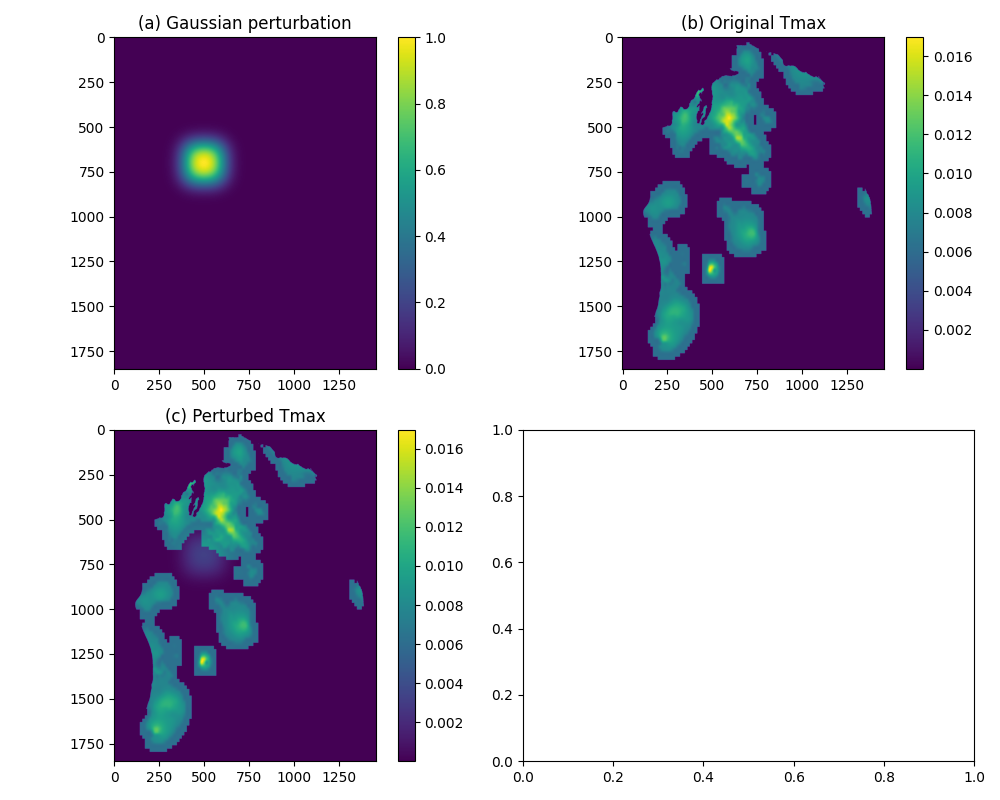

Write Python code to recreate this figure.
#!/usr/bin/env python3
import sys
import os
import numpy as np
import torch
from torch.utils.data import DataLoader
from scipy import stats
import yaml
import matplotlib.pyplot as plt
import matplotlib.patches as patches
from typing import Union, Tuple
from scipy.ndimage import gaussian_filter
import fiona
import rasterio
from rasterio.features import geometry_mask
from rasterio.transform import Affine
# Ensure project root is on path
sys.path.append(os.path.abspath(os.path.join(os.path.dirname(__file__), '../../')))
from data_loader import HDF5Dataset
from model import CNN_LSTM

import pandas as pd
import geopandas as gpd

os.environ['CUDA_VISIBLE_DEVICES'] = '0,1,2,3'


def load_yaml_config(file_path):
    with open(file_path, 'r') as f:
        return yaml.safe_load(f)

# Load YAML configuration globally
config = load_yaml_config('../../config/config.yaml')


def create_gaussian_mask(
    shape: Tuple[int,int],
    center: Tuple[int,int],
    sigma: Union[float, Tuple[float,float]],
    amplitude: float = 1.0
) -> np.ndarray:
    """Generate a 2D Gaussian mask."""
    H, W = shape
    # Unpack sigma
    try:
        sigma_y, sigma_x = sigma  # type: ignore
    except Exception:
        sigma_y = sigma_x = float(sigma)  # type: ignore
    y = np.arange(H)[:, None]
    x = np.arange(W)[None, :]
    gauss = np.exp(
        -(((y - center[0])**2)/(2*sigma_y**2)
          +((x - center[1])**2)/(2*sigma_x**2))
    )
    gauss *= amplitude/gauss.max()
    phi = np.random.choice([-1,1])
    return gauss * phi

def create_gaussian_patch_mask(
    shape: Tuple[int, int],
    center: Tuple[int, int],
    patch_size: int = 11,
    sigma: Union[float, Tuple[float, float]] = 1.5,
    amplitude: float = 1.0
) -> np.ndarray:
    """
    Create a small square patch centered at 'center', then smooth with a Gaussian filter
    allowing different std dev in y and x directions.

    Parameters
    ----------
    shape : (H, W)
    center: (y, x)
    patch_size: side length of square patch in pixels
    sigma: float or (sigma_y, sigma_x) standard deviations for Gaussian filter
    amplitude: peak perturbation magnitude

    Returns
    -------
    mask : np.ndarray of shape (H, W)
    """
    H, W = shape
    mask = np.zeros((H, W), dtype=float)
    half = patch_size // 2
    y0, x0 = center
    # define patch region
    y1 = max(0, y0 - half)
    y2 = min(H, y0 + half + 1)
    x1 = max(0, x0 - half)
    x2 = min(W, x0 + half + 1)
    mask[y1:y2, x1:x2] = 1.0

    # unpack anisotropic sigma
    try:
        sigma_y, sigma_x = sigma  # type: ignore
    except Exception:
        sigma_y = sigma_x = float(sigma)  # type: ignore

    # apply Gaussian smoothing with separate y/x std devs
    mask = gaussian_filter(mask, sigma=(sigma_y, sigma_x))

    # normalize to amplitude
    max_val = mask.max()
    if max_val > 0:
        mask = mask * (amplitude / max_val)

    # random sign flip
    # mask *= np.random.choice([-1, 1])
    return mask

def apply_gaussian_perturbation(
    data: np.ndarray,
    center: Tuple[int, int],
    sigma: Union[float, Tuple[float, float]],
    patch_size: int = 0,
    amplitude: float = 1.0
) -> np.ndarray:
    """Apply a 2D Gaussian perturbation mask to 4D or 5D climate data."""
    mask = create_gaussian_patch_mask(data.shape[-2:], center, patch_size, sigma, amplitude)
    # scale mask by data std to reflect one std deviation in normalized units
    data_std = data.std()
    scaled_mask = mask * data_std
    if data.ndim == 4:
        # (batch, time, H, W)
        return data + scaled_mask[None, None, :, :], mask
    elif data.ndim == 5:
        # (batch, time, channels, H, W)
        return data + scaled_mask[None, None, None, :, :], mask
    else:
        raise ValueError("Data array must be 4D or 5D")


def run_inference(model, data_loader, device):
    model.eval()
    outputs = []
    with torch.no_grad():
        for batch in data_loader:
            ppt = batch['ppt'].to(device)
            tmin = batch['tmin'].to(device)
            tmax = batch['tmax'].to(device)
            out = model(ppt, tmin, tmax)
            outputs.append(out.cpu().numpy())
    return np.concatenate(outputs, axis=0)


def calculate_sensitivity(orig: np.ndarray, pert: np.ndarray) -> np.ndarray:
    return np.mean(np.abs(pert - orig), axis=0)


def plot_four_panel(
    mask: np.ndarray,
    original_field: np.ndarray,
    perturbed_field: np.ndarray,
    diff_map: np.ndarray,
    save_path: str
):

    """Plot (a) mask, (b) original, (c) perturbed, (d) diff_map."""
    fig, axes = plt.subplots(2, 2, figsize=(10, 8))
    im0 = axes[0,0].imshow(mask, cmap='viridis')
    axes[0,0].set_title('(a) Gaussian perturbation')
    fig.colorbar(im0, ax=axes[0,0])

    im1 = axes[0,1].imshow(original_field, cmap='viridis')
    axes[0,1].set_title('(b) Original Tmax')
    fig.colorbar(im1, ax=axes[0,1])

    im2 = axes[1,0].imshow(perturbed_field, cmap='viridis')
    axes[1,0].set_title('(c) Perturbed Tmax')
    fig.colorbar(im2, ax=axes[1,0])

    plt.tight_layout()
    plt.savefig(save_path)
    plt.close()
    print(f"Saved 3-panel plot: {save_path}")

def plot_combined_panel(mask: np.ndarray,
                        original_field: np.ndarray,
                        perturbed_field: np.ndarray,
                        sens: np.ndarray,
                        csv_path: str,
                        site_numbers: list,
                        shp_path: str,
                        save_path: str):
    """
    Create a 2x2 panel plot:
      (a) Gaussian perturbation mask,
      (b) Original Tmax field,
      (c) Perturbed Tmax field,
      (d) Sensitivity map overlayed on the shapefile boundary with gauge points.

    Parameters
    ----------
    mask : np.ndarray
        The perturbation mask (2D array).
    original_field : np.ndarray
        The original field (2D array).
    perturbed_field : np.ndarray
        The perturbed field (2D array).
    sens : np.ndarray
        1D array of sensitivity values (shape: (61,)).
    csv_path : str
        Path to the CSV file with USGS gauge locations.
    site_numbers : list
        List of 61 gauge site numbers (integers).
    shp_path : str
        Path to the shapefile.
    save_path : str
        File path to save the resulting plot.
    """
    import matplotlib.pyplot as plt

    # Prepare gauge locations from CSV for panel (d)
    import pandas as pd
    import geopandas as gpd
    df = pd.read_csv(csv_path, dtype={'site_no': str})
    df['site_no_int'] = df['site_no'].astype(int)
    df_filtered = df[df['site_no_int'].isin(site_numbers)]
    lats = []
    lons = []
    for sn in site_numbers:
        row = df_filtered[df_filtered['site_no_int'] == sn]
        if not row.empty:
            lats.append(float(row.iloc[0]['dec_lat_va']))
            lons.append(float(row.iloc[0]['dec_long_v']))
        else:
            lats.append(np.nan)
            lons.append(np.nan)

    # Load shapefile for panel (d)
    gdf = gpd.read_file(shp_path)
    
    # Create 2x2 subplot panel
    fig, axes = plt.subplots(2, 2, figsize=(12, 10))
    
    # Panel (a): Gaussian perturbation mask
    im0 = axes[0,0].imshow(mask, cmap='YlOrBr')
    axes[0,0].set_title('(a) Gaussian Perturbation')
    fig.colorbar(im0, ax=axes[0,0])
    
    # Panel (b): Original Tmax field
    im1 = axes[0,1].imshow(original_field, cmap='YlOrBr')
    axes[0,1].set_title('(b) Original PPT')
    fig.colorbar(im1, ax=axes[0,1])
    
    # Panel (c): Perturbed Tmax field
    im2 = axes[1,0].imshow(perturbed_field, cmap='YlOrBr')
    axes[1,0].set_title('(c) Perturbed PPT')
    fig.colorbar(im2, ax=axes[1,0])
    
    # Panel (d): Sensitivity map with shapefile boundary and gauge points
    # Plot shapefile boundary
    gdf.boundary.plot(ax=axes[1,1], color='black', linewidth=0.3)
    # Plot gauge points colored by sensitivity
    sc = axes[1,1].scatter(lons, lats, c=sens, cmap='hot_r', s=100, edgecolors='k')
    axes[1,1].set_title('(d) Sensitivity Map')
    axes[1,1].set_xlabel('Longitude')
    axes[1,1].set_ylabel('Latitude')
    fig.colorbar(sc, ax=axes[1,1]).set_label('Sensitivity')
    axes[1,1].grid(True)
    # Optionally annotate gauge points
    # for i, (lon, lat) in enumerate(zip(lons, lats)):
    #     axes[1,1].text(lon, lat, f'{sens[i]:.2f}', fontsize=8, ha='right', va='bottom')

    plt.tight_layout()
    plt.savefig(save_path)
    plt.close()
    print(f"Saved combined panel plot: {save_path}")


def main():
    device = torch.device('cuda:3' if torch.cuda.is_available() else 'cpu')
    model = CNN_LSTM().to(device)

    # checkpoint
    checkpoint_path = "/home/talhamuh/water-research/CNN-LSMT/src/cnn_lstm_project/checkpoint/cnn_lstm_global_temporal_extrapolation_61_10y"
    ckpt = torch.load(checkpoint_path, map_location='cpu')
    model.load_state_dict(ckpt['state_dict'])
    model.to(device)
    model.eval()   
    # data
    dataset = HDF5Dataset(config['h5_file'], ['ppt','tmin','tmax'], config['labels_path'], 2009, 2009)
    dataset_size = len(dataset) 
    # print(f"Dataset size: {dataset_size}")
    # num_train = int(0.8 * len(dataset))
    # num_val = int(0.1 * len(dataset))
    # num_test = len(dataset) - num_train - num_val
    # Randomly split the dataset
    # train_dataset, val_dataset, test_dataset = torch.utils.data.random_split(dataset, [num_train, num_val, num_test])
    # train_loader = DataLoader(train_dataset, batch_size=config['batch_size'], shuffle=False, num_workers=4)
    # val_loader = DataLoader(val_dataset, batch_size=config['batch_size'], shuffle=False, num_workers=4)
    test_loader = DataLoader(dataset, batch_size=1, shuffle=False, num_workers=4)
    # print(f"Test dataset size: {len(test_loader)}")
    
    # pick a single example from the loader
    # sample = next(iter(loader))
    sample = list(test_loader)[340]
    ppt = sample['ppt'].to(device)  # shape (1, T, H, W)
    tmin = sample['tmin'].to(device)
    tmax = sample['tmax'].to(device)

    # baseline: run inference on the full input (all sequences at once)
    orig_out = model(ppt, tmin, tmax).detach().cpu().numpy()

    # perturbation: apply perturbation to each frame, then combine them back into a sequence
    ppt_np = sample['ppt'].cpu().numpy()  # shape (1, T, H, W)
    tmin_np = sample['tmin'].cpu().numpy()
    tmax_np = sample['tmax'].cpu().numpy()
    _, T, H, W = ppt_np.shape
    ppt_pert_frames = []
    tmin_pert_frames = []
    tmax_pert_frames = []
    MASK = None
    # Use fixed perturbation parameters (you can modify per your needs)
    sigma = (150, 150)
    patch_size = 0
    amp = 1

    for t in range(T):
        # Select the t-th time slice from the single example
        ppt_slice = ppt_np[:, t:t+1, :, :]  # shape (1, 1, H, W)
        tmin_slice = tmin_np[:, t:t+1, :, :]
        tmax_slice = tmax_np[:, t:t+1, :, :]
        # Choose a random center for the perturbation (or set a fixed one)
        # y0 = np.random.randint(0, H)
        # x0 = np.random.randint(0, W)
        # center = (y0, x0)
        center = (1400, 500)
        
        # Apply perturbation on this slice
        ppt_p, mask = apply_gaussian_perturbation(ppt_slice, center, sigma=sigma, patch_size=patch_size, amplitude=amp)
        tmin_p, mask = apply_gaussian_perturbation(tmin_slice, center, sigma=sigma, patch_size=patch_size, amplitude=amp)
        tmax_p, mask = apply_gaussian_perturbation(tmax_slice, center, sigma=sigma, patch_size=patch_size, amplitude=amp)
        MASK = mask
        ppt_pert_frames.append(ppt_p)
        tmin_pert_frames.append(tmin_p)
        tmax_pert_frames.append(tmax_p)
    
    # Combine perturbed frames along the time axis; resulting shape: (1, T, H, W)
    pert_ppt = np.concatenate(ppt_pert_frames, axis=1)
    pert_tmin = np.concatenate(tmin_pert_frames, axis=1)
    pert_tmax = np.concatenate(tmax_pert_frames, axis=1)
    pert_ppt_tensor = torch.tensor(pert_ppt, dtype=torch.float32).to(device)
    pert_tmin_tensor = torch.tensor(pert_tmin, dtype=torch.float32).to(device)
    pert_tmax_tensor = torch.tensor(pert_tmax, dtype=torch.float32).to(device)
    # Run inference on the combined perturbed sequence
    pert_out = model(pert_ppt_tensor, pert_tmin_tensor, pert_tmax_tensor).detach().cpu().numpy()
    print(f"Perturbed output: {pert_out}")
    print(f"Original output: {orig_out}")
    # Compute sensitivity per gauge (or over the entire output)
    sens = calculate_sensitivity(orig_out, pert_out)
    print(f'Sensitivity shape: {sens.shape}')
    # For visualization, use the first time slice
    # orig_field = ppt_np[0, 0].copy()  # 2D field from the first sequence
    # mask2d = create_gaussian_patch_mask((H, W), center, patch_size, sigma, amp)
    # pert_field = orig_field + mask2d * orig_field.std()
    diff_map = np.full((H, W), sens.mean())

    save_fig = '/home/talhamuh/water-research/CNN-LSMT/src/cnn_lstm_project/analysis/perturbation_technique/combined_panel.png'
    # For visualization, use the first time slice for original and perturbed fields

    
    
    
    site_numbers = [
        4099000, 4101500, 4097540, 4176000, 4097500, 4096515, 4176500, 4096405,
        4175600, 4102500, 4109000, 4106000, 4105500, 4167000, 4102700, 4166500,
        4104945, 4163400, 4117500, 4108600, 4112000, 4113000, 4108800, 4164100,
        4114000, 4160600, 4116000, 4144500, 4148500, 4146000, 4159900, 4118500,
        4147500, 4146063, 4115265, 4122100, 4151500, 4157005, 4121970, 4122200,
        4154000, 4152238, 4121500, 4122500, 4142000, 4124500, 4121300, 4125550,
        4126970, 4126740, 4127800, 4101800, 4105000, 4105700, 4112500, 4164300,
        4148140, 4115000, 4159492, 4121944, 4124200
    ]
    sensitivity_map_path = '/home/talhamuh/water-research/CNN-LSMT/src/cnn_lstm_project/analysis/perturbation_technique/sensitivity_map.png'
    csv_path = '/home/talhamuh/water-research/CNN-LSMT/data/processed/streamflow_data/usgs_locations.csv'
    shp_path = "/home/talhamuh/water-research/CNN-LSMT/data/raw/Michigan/Final_Michigan_Map/Watershed_Boundary_Intersect_Michigan.shp"
    sensitivity_map_shp_path = '/home/talhamuh/water-research/CNN-LSMT/src/cnn_lstm_project/analysis/perturbation_technique/sensitivity_map_shp.png'
    plot_combined_panel(MASK, ppt_np[0, 0], pert_ppt[0, 0], sens,
                        csv_path, site_numbers, shp_path, save_fig)
    
if __name__ == '__main__':
    main()
